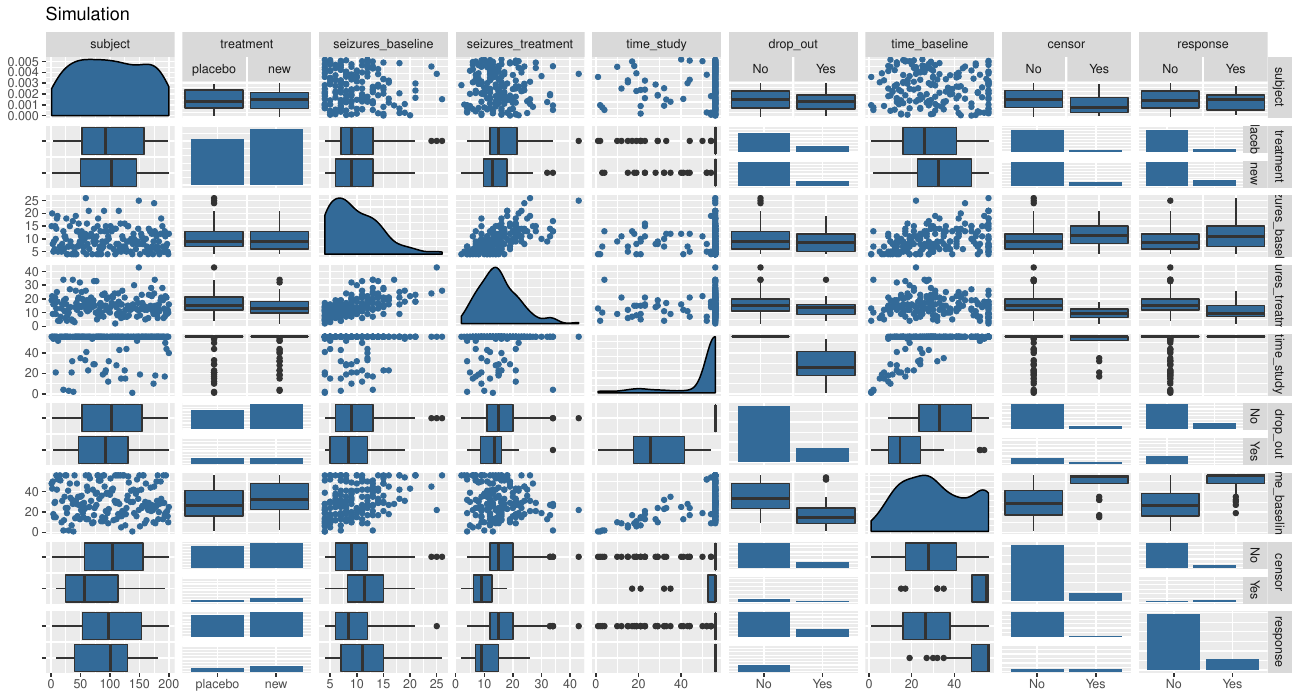

This chart was generated by the following R code:
#### Simulation ####
# Packages
library(tidyverse)
library(GGally)

# Original data
epilepsy <- read.csv(file = "epilepsy.csv", sep = ";")
epilepsy <- epilepsy %>% 
  rename(
    seizures_baseline = number.of.seizures.at.baseline, 
    seizures_treatment = number.of.seizures.under.treatment, 
    time_study = time.in.study..days.,
    drop_out = drop.out,
    time_baseline = time.to.baseline.number
  ) %>% 
  mutate(
    treatment = factor(treatment, levels = c(0, 1), 
                       labels = c("placebo", "new")),
    drop_out = factor(drop_out, levels = c(0, 1), labels = c("No", "Yes")), 
    censor = factor(censor, levels = c(0, 1), labels = c("No", "Yes")),
    response = factor(if_else(
      condition = seizures_treatment <= seizures_baseline & drop_out == "No", 
      true = 1, 
      false = 0
    ), levels = c(0, 1), labels = c("No", "Yes"))
  )
summary(object = epilepsy)

# Visualization
# pdf(file = "epilepsy.pdf", width = 13)
# ggpairs(data = epilepsy, mapping = aes(colour = 1), title = "Original data",
#         upper = list(continuous = "points",
#                      combo = "box",
#                      discrete = "facetbar"),
#         lower = list(continuous = "points",
#                      combo = "box",
#                      discrete = "facetbar"))
# dev.off()

#### 1. Data Frame ####
set.seed(seed = 42)

# Creating the data frame.
# subject
simulation <- data.frame(subject = 1:200) %>% 
  mutate(

# treatment    
    treatment = factor(rbinom(n = length(x = subject), size = 1, prob = 0.5), 
                       levels = c(0, 1), labels = c("placebo", "new")), 

# seizures_baseline with individual lambda and more than three seizures.
    lambda_baseline = rgamma(n = 200, shape = 5, scale = 2), 
    seizures_baseline = sapply(X = lambda_baseline, FUN = rpois, n = 1)
  ) %>% 
  filter(seizures_baseline > 3) %>% 

# seizures_treatment
  mutate(
    seizures_treatment = sapply(X = exp(
      log(lambda_baseline * 2) - ((as.integer(treatment) - 1) * 0.13 + 0.2)
    ), FUN = rpois, n = 1)
  ) %>% 
  
# deleting coloumn of lambdas
  select(-lambda_baseline) %>% 
  mutate(
    
# time_study
    time_study = round(
      pmin(rexp(n = length(subject), rate = -log(0.8) / 56), 56)
    ), 
    
# dropout
    drop_out = factor(
      if_else(condition = time_study == 56, true = 0, false = 1), 
      levels = c(0, 1), 
      labels = c("No", "Yes")
    ), 

# time_baseline
    time_baseline = round(unlist(lapply(X = mapply(
      FUN = rexp, 
      n = seizures_baseline, 
      rate = seizures_treatment / time_study
    ), FUN = sum))),
    time_baseline = if_else(
      condition = time_baseline <= time_study & seizures_treatment != 0, 
      true = time_baseline, 
      false = time_study
    ), 
    time_baseline = if_else(condition = time_baseline > 0, 
                            true = time_baseline, 
                            false = 1),
# censor
    censor = factor(if_else(
      condition = seizures_treatment < seizures_baseline, 
      true = 1, 
      false = 0
    ), levels = c(0, 1), labels = c("No", "Yes")),

# response
    response = factor(if_else(
      condition = seizures_treatment <= seizures_baseline & drop_out == "No", 
      true = 1, 
      false = 0
    ), levels = c(0, 1), labels = c("No", "Yes"))
  )
summary(object = simulation)

# # Visualization
# pdf(file = "simulation.pdf", width = 13)
# ggpairs(data = simulation, mapping = aes(colour = 1), title = "Simulation",
#         upper = list(continuous = wrap(funcVal = "points"), 
#                      combo = wrap(funcVal = "box"), 
#                      discrete = wrap(funcVal = "facetbar")), 
#         lower = list(continuous = wrap(funcVal = "points"), 
#                      combo = wrap(funcVal = "box"), 
#                      discrete = wrap(funcVal = "facetbar")))
# dev.off()